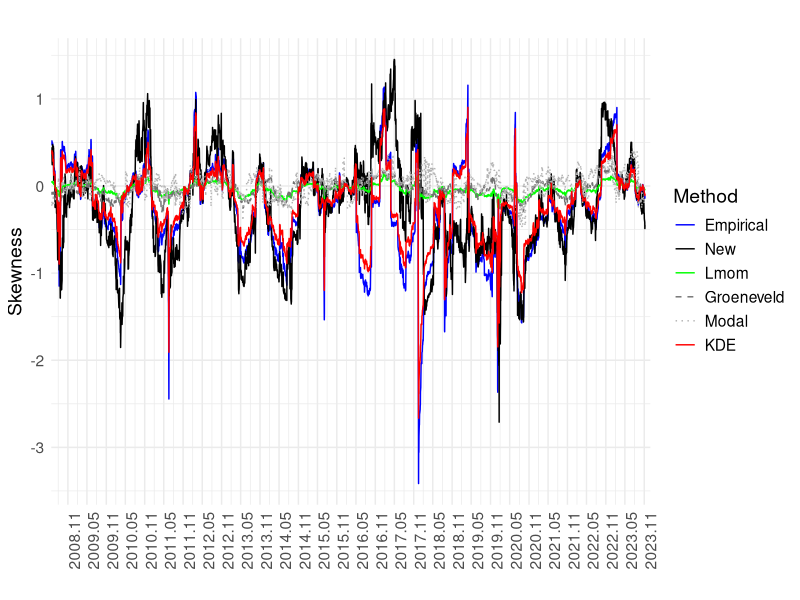
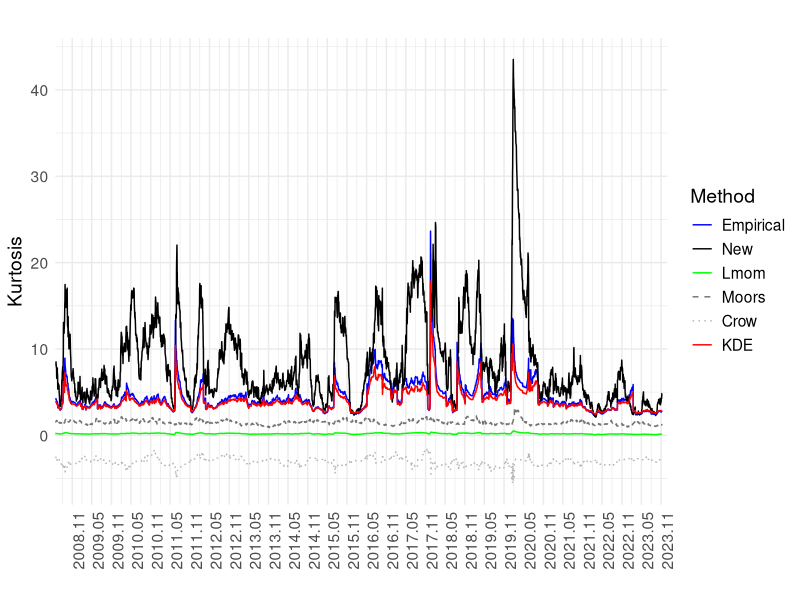

Reproduce these figures in R, in order.
# 필요한 패키지 로드
library(readr)
library(dplyr)
library(tidyr)
library(ggplot2)
library(scales)

# 데이터 불러오기
#df_100 <- read_csv("C:\\Data\\skew_kurt_result_100.csv")
df_100 <- read_csv("skew_kurt_result_100.csv")


### 왜도
# 1. 데이터 형식 변환 및 skew 데이터만 추출
skew_data <- df_100 %>%
  select(Date, contains("skew")) %>%
  pivot_longer(-Date, names_to = "Method", values_to = "Skewness") %>%
  mutate(
    Date = as.Date(Date) - 50,  # x축 왼쪽으로 50일 이동
    Method = case_when(
      Method == "New5_smallresid_skew" ~ "New",
      Method == "Quantile2_skew" ~ "Groeneveld",
      Method == "lmom_skew" ~ "Lmom",
      Method == "modal_skew" ~ "Modal",
      Method == "scott_skew" ~ "KDE",
      Method == "Empirical_skew" ~ "Empirical",
      TRUE ~ Method
    )
  ) %>%
  filter(Method %in% c("Empirical", "New", "Lmom", "Groeneveld", "Modal", "KDE"))

skew_data$Method <- factor(skew_data$Method, levels = c("Empirical", "New", "Lmom", "Groeneveld", "Modal", "KDE"))


color_mapping <- c(
  "New" = "black",
  "Empirical" = "blue",
  "Lmom" = "green",
  "Groeneveld" = "gray45",
  "Modal" = "gray70",
  "KDE" = "red"
)

linetype_mapping <- c(
  "New" = "solid",
  "Empirical" = "solid",
  "Lmom" = "solid",
  "Groeneveld" = "dashed",
  "Modal" = "dotted",
  "KDE" = "solid"
)


ggplot(skew_data, aes(x = Date, y = Skewness, color = Method, linetype = Method)) +
  geom_line(size = 0.5) +
  scale_color_manual(values = color_mapping) +
  scale_linetype_manual(values = linetype_mapping) +
  scale_x_date(
    date_breaks = "6 month",
    date_labels = "%Y.%m",
    limits = c(as.Date("2008-05-27") , as.Date("2023-12-29") ),
    expand = c(0, 0)
  ) +
  labs(title = "",
       x = "", y = "Skewness") +
  theme_minimal() +
  theme(
    axis.text.x = element_text(angle = 90, hjust = 1),
    text = element_text(size = 14)
  )



### 첨도
# 1. 데이터 형식 변환 및 kurt 데이터만 추출
kurt_data <- df_100 %>%
  select(Date, contains("kurt")) %>%
  pivot_longer(-Date, names_to = "Method", values_to = "Kurtosis") %>%
  mutate(
    Date = as.Date(Date) - 50,  # x축 왼쪽으로 50일 이동
    Method = case_when(
      Method == "New5_smallresid_kurt" ~ "New",
      Method == "Quantile1_kurt" ~ "Moors",
      Method == "Quantile3_kurt" ~ "Crow",
      Method == "lmom_kurt" ~ "Lmom",
      Method == "scott_kurt" ~ "KDE",
      Method == "Empirical_kurt" ~ "Empirical",
      TRUE ~ Method
    )
  ) %>%
  filter(Method %in% c("Empirical", "New", "Lmom", "Moors", "Crow", "KDE"))

# Method 순서 고정
kurt_data$Method <- factor(kurt_data$Method, levels = c("Empirical", "New", "Lmom", "Moors", "Crow", "KDE"))

color_mapping <- c(
  "Empirical" = "blue",
  "New" = "black",
  "Lmom" = "green",
  "Moors" = "gray45",
  "Crow" = "gray70",
  "KDE" = "red"
)

linetype_mapping <- c(
  "Empirical" = "solid",
  "New" = "solid",
  "Lmom" = "solid",
  "Moors" = "dashed",
  "Crow" = "dotted",
  "KDE" = "solid"
)

ggplot(kurt_data, aes(x = Date, y = Kurtosis, color = Method, linetype = Method)) +
  geom_line(size = 0.5) +
  scale_color_manual(values = color_mapping) +
  scale_linetype_manual(values = linetype_mapping) +
  scale_x_date(
    date_breaks = "6 month",
    date_labels = "%Y.%m",
    limits = c(as.Date("2008-05-27") , as.Date("2023-12-29") ),
    expand = c(0, 0)
  ) +
  labs(title = "",
       x = "", y = "Kurtosis") +
  theme_minimal() +
  theme(
    axis.text.x = element_text(angle = 90, hjust = 1),
    text = element_text(size = 14)
  )
